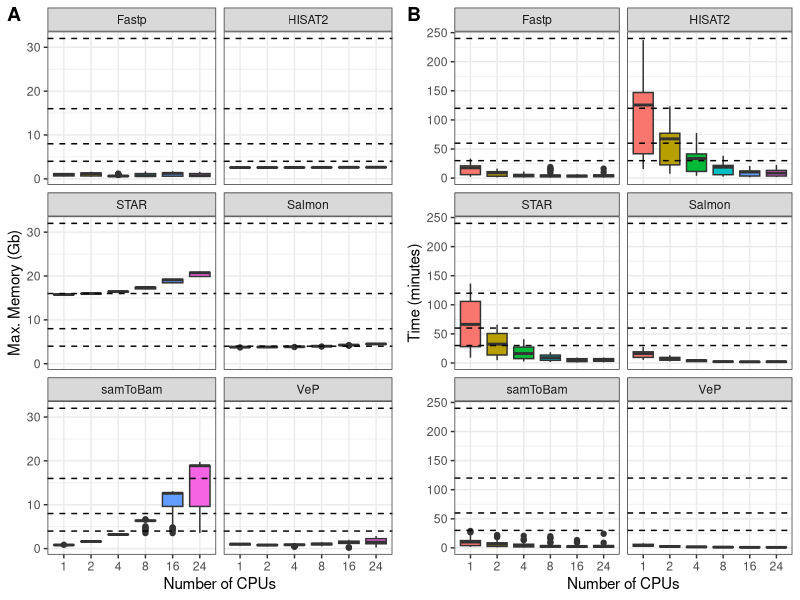
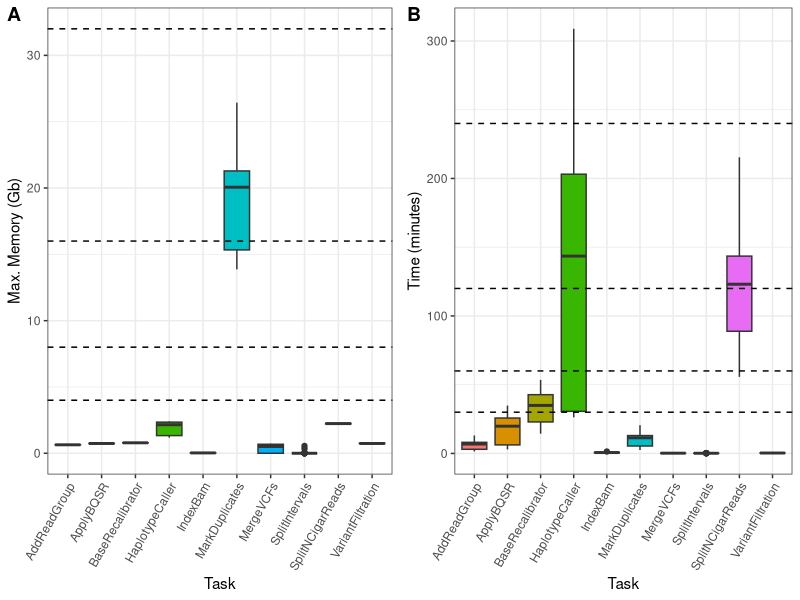

Here is the R script that generated these plots, in order: (Note: this script raises an error after producing the figures.)
require(ggplot2)
require(dplyr)
library(cowplot)

## function to convert sizes - created by Dani
convert_size <- function(x) {
  ## if all numbers
  if(grepl('^[0-9]{1,}$', x)) return(x)
  ## convert when not
  prefix <- substr(x, nchar(x), nchar(x))
  n <- substr(x, 1, nchar(x)-1)
  fct <- dplyr::case_when(
    prefix == 'K' ~ 1024,
    prefix == 'M' ~ 1024^2,
    prefix == 'G' ~ 1024^3,
    prefix == 'T' ~ 1024^4,
  )
  xx <- as.numeric(n)*fct
  # return Gigabytes
  xx <- xx / 1024^3
  return(xx)
}

#########################
# MULTI-THREADING TASKS #
#########################
results <- read.csv("performance_parallel.csv", sep="|", stringsAsFactors=FALSE, header = TRUE)

tidyRes <- transmute(results, 
                     task = case_when(call == "fast" ~ "Fastp",
                                      call == "fastq" ~ "FastQC",
                                      call == "bamHisat" ~ "samToBam",
                                      call == "hisat" ~ "HISAT2",
                                      call == "sta" ~ "STAR", 
                                      call == "ve" ~ "VeP",
                                      call == "salmo" ~ "Salmon"),
                     cpu = factor(AllocCPUS, levels = c("1","2","4","8","16","24")),
                     # memory as gigabytes
                     maxmemory = lapply(MaxRSS, convert_size) %>% unlist(),
                     # time as minutes
                     time = as.numeric(as.difftime(Elapsed, format = "%H:%M:%S", units = "mins"))) %>%
  # remove fastqc
  subset(task != "FastQC") %>%
  # reorder tasks
  mutate(task = factor(task, levels = c("Fastp","HISAT2", "STAR","Salmon", "samToBam", "VeP")))

# time plot
timeP <- ggplot(data = tidyRes, mapping = aes(x = cpu, y = time, fill = cpu)) + 
  geom_boxplot() +
  facet_wrap(facets =  vars(task), nrow = 3) +
  theme_bw() +
  xlab("Number of CPUs") +
  ylab("Time (minutes)") +
  geom_hline(yintercept = c(30,60,120,240), lty = 2) +
  theme(legend.position = "none")

# memory plot
memoryP <- ggplot(data = tidyRes, mapping = aes(x = cpu, y = maxmemory, fill = cpu)) + 
  geom_boxplot() +
  facet_wrap(facets =  vars(task), nrow = 3) +
  theme_bw() +
  xlab("Number of CPUs") +
  ylab("Max. Memory (Gb)") +
  geom_hline(yintercept = c(4,8,16,32), lty = 2) +
  theme(legend.position = "none")

# memory plot
png(filename = "../figures/Supplementary_1.png", width = 9, height = 5, units = "in", res = 300)
plot_grid(memoryP, timeP, labels = c("A","B"))
dev.off()

# output tidy data
write.table(tidyRes, file = "Supplementary_table_4.tsv", sep = "\t", row.names = FALSE)

#########################
# VARIANT CALLING TASKS #
#########################

results <- read.csv("performance_variant_calling.tsv", sep="|", stringsAsFactors=FALSE, header = TRUE)
results <- results[5:nrow(results),]

tidyRes <- subset(results, State == "COMPLETED") %>%
  mutate(jobEdited = gsub(".batch", "", JobID)) %>%
  group_by(jobEdited) %>%
  summarise(Name = JobName[JobName != "batch"],
            Elapsed = unique(Elapsed),
            MaxRSS = MaxRSS[MaxRSS != ""]) %>%
  ungroup() %>%
  transmute(task = Name,
            maxmemory = lapply(MaxRSS, convert_size) %>% unlist(),
            time = as.numeric(as.difftime(Elapsed, format = "%H:%M:%S", units = "mins"))) %>%
  mutate(task = lapply(task, function(x) strsplit(x, "_")[[1]][3]) %>% unlist()) %>%
  subset(task %in% c( "AddReadGroup","ApplyBQSR", "BaseRecalibrator",
                      "HaplotypeCaller","IndexBam","MarkDuplicates","MergeVCFs"  ,
                      "SplitIntervals","SplitNCigarReads",
                      "VariantFiltration")) 

# time Plot
timeP <- ggplot(data = tidyRes, mapping = aes(x = task, y = time, fill = task)) + 
  geom_boxplot() +
  theme_bw() +
  xlab("Task") +
  ylab("Time (minutes)") +
  geom_hline(yintercept = c(30,60,120,240), lty = 2) +
  theme(legend.position = "none",
        axis.text.x = element_text(angle = 60, hjust = 1, vjust = 1),
        plot.title = element_text(hjust = 0.5))

# memory plot
memoryP <- ggplot(data = tidyRes, mapping = aes(x = task, y = maxmemory, fill = task)) + 
  geom_boxplot() +
  theme_bw() +
  xlab("Task") +
  ylab("Max. Memory (Gb)") +
  geom_hline(yintercept = c(4,8,16,32), lty = 2) +
  theme(legend.position = "none",
        axis.text.x = element_text(angle = 60, hjust = 1, vjust = 1),
        plot.title = element_text(hjust = 0.5))


# memory plot
png(filename = "../figures/Supplementary_2.png", width = 9, height = 5, units = "in", res = 300)
plot_grid(memoryP, timeP, labels = c("A","B"))
dev.off()

# output tidy data
write.table(tidyRes, file = "../data/Supplementary_table_5.tsv", sep = "\t", row.names = FALSE)
